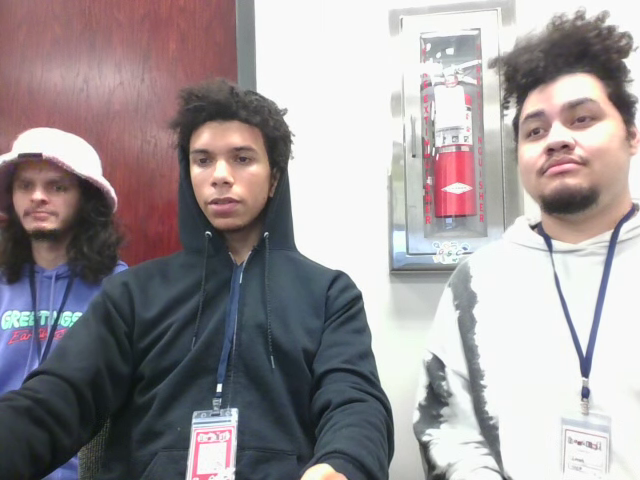
#> input picture frame 15 of app/backend/videos/session.mp4, 640 x 480 px
$ python EyeTracker.py
#> lines starting #> are read from the running program, lines starting #| are printed output that depends on the picture; after the words box and inside, x2 and y2 are one past the last pixel; in counts of white or black regions, pixels touching at a corner belong together
import cv2
import time
import math
import matplotlib.pyplot as plt
import numpy as np

# Load Haar cascade classifiers for face and eyes
face_cascade = cv2.CascadeClassifier(cv2.data.haarcascades + 'haarcascade_frontalface_default.xml')
eye_cascade = cv2.CascadeClassifier(cv2.data.haarcascades + 'haarcascade_eye.xml')


# [80 lines left out: function analyze_data, not called in this run]


# Open webcam
cap = cv2.VideoCapture("Session.mp4")
past = time.time()
timeh = []
while True:

    ret, frame = cap.read()
#> frame is the input picture: shape (480, 640, 3); mean B, G, R 152.6, 150, 157.1
    if not ret:
        break

    gray = cv2.cvtColor(frame, cv2.COLOR_BGR2GRAY)
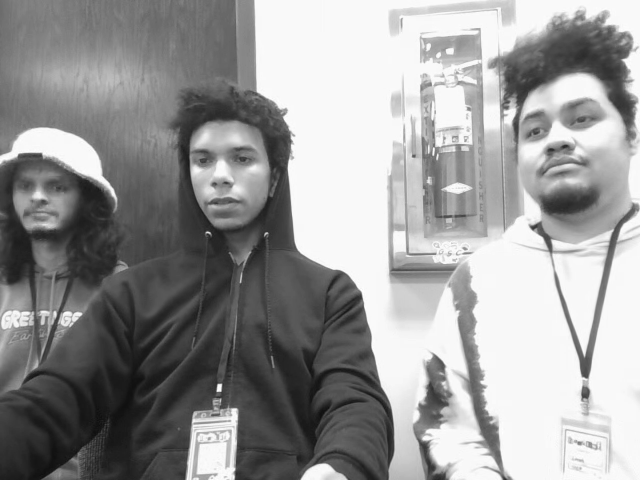
#> gray: shape (480, 640); min 14, max 255, mean 152.4

    # Detect faces
    faces = face_cascade.detectMultiScale(gray, scaleFactor=1.3, minNeighbors=5)
#> faces = [[171, 118, 104, 104], [4, 162, 69, 69], [499, 70, 128, 128]]
    eyes = []
    for (x, y, w, h) in faces:
        # Draw rectangle around face
        cv2.rectangle(frame, (x, y), (x+w, y+h), (255, 0, 0), 2)
        roi_gray = gray[y:y+h, x:x+w]
        roi_color = frame[y:y+h, x:x+w]

        # Detect eyes within the face
        eyes = eye_cascade.detectMultiScale(roi_gray, scaleFactor=1.1, minNeighbors=10)
        for (ex, ey, ew, eh) in eyes:
            cv2.rectangle(roi_color, (ex, ey), (ex+ew, ey+eh), (0, 255, 0), 2)
#> this loop made 3 passes
#> (x, y, w, h, eyes) on passes 1, 3: (171, 118, 104, 104, [[56, 28, 25, 25]]), (499, 70, 128, 128, [[23, 50, 24, 24]])
#> pass 1, `roi_gray = gray[y:y+h, x:x+w]`:
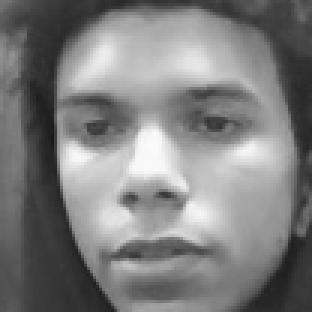
#> roi_gray: shape (104, 104) (shown 3 times larger); min 26, max 252, mean 126.1
#> pass 1, `roi_color = frame[y:y+h, x:x+w]`:
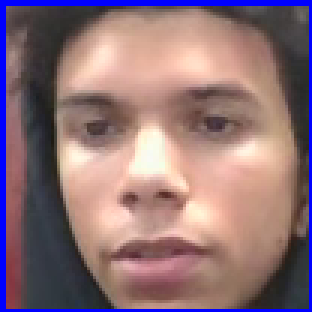
#> roi_color: shape (104, 104, 3) (shown 3 times larger); mean B, G, R 119.8, 113.9, 142.4
#> pass 2, `roi_color = frame[y:y+h, x:x+w]`:
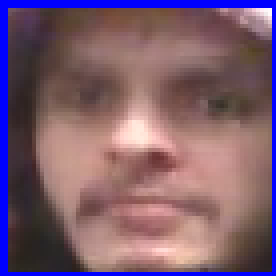
#> roi_color: shape (69, 69, 3) (shown 4 times larger); mean B, G, R 110.3, 92.7, 123.6
#> after the loop:
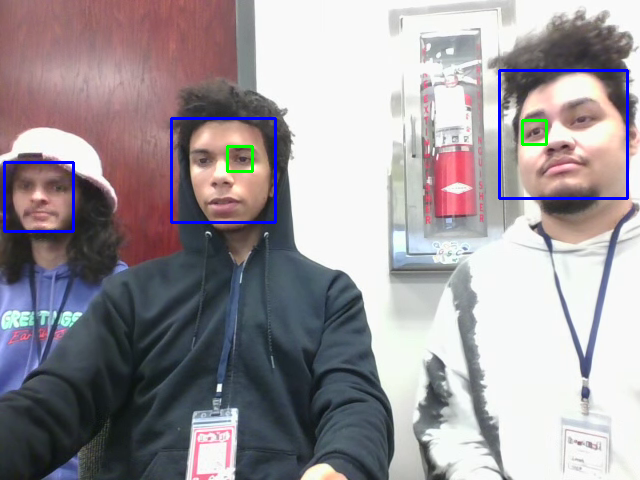
#> frame: shape (480, 640, 3); 1.36% of pixels changed, all inside (x1, y1, x2, y2) = (3, 69, 629, 233)
#> after the loop:
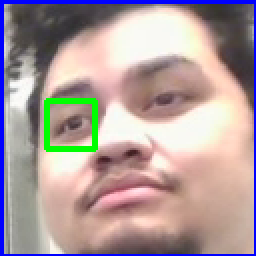
#> roi_color: shape (128, 128, 3) (shown 2 times larger); mean B, G, R 156.1, 156.2, 173.5
#> after the loop:
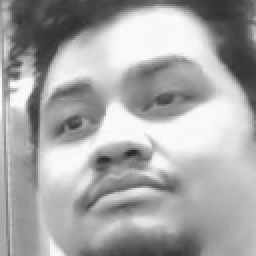
#> roi_gray: shape (128, 128) (shown 2 times larger); min 42, max 253, mean 166.6
    #print(len(eyes) > 0)
    if len(eyes) > 0:
        timeh.append(1)
    else:
        timeh.append(0)
    cv2.imshow('Eye Detection', frame)

    # Press Q to quit
    if cv2.waitKey(1) & 0xFF == ord('q'):
#> (key q is pressed here)
        break
curr = time.time()

print(len(timeh))
totTime = int(math.floor(curr - past))
print(totTime)

#> (the run stopped early here; a loop or call above may not have finished)

$ run again, starting later in the video
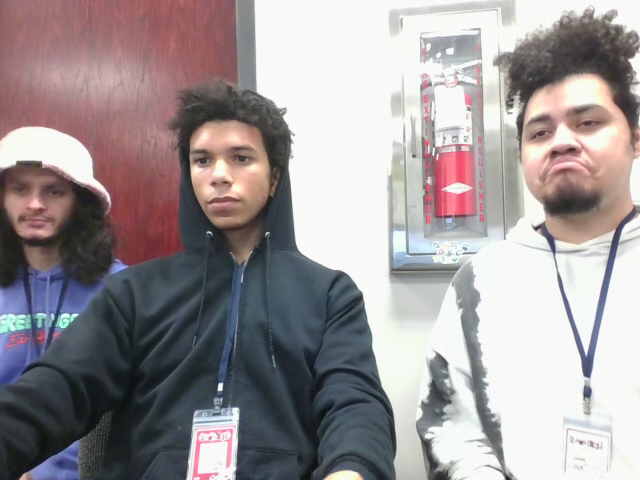
#> input picture frame 69 of app/backend/videos/session.mp4, 640 x 480 px
#> frame is the input picture: shape (480, 640, 3); mean B, G, R 151.6, 149.6, 157
#> faces = [[21, 260, 51, 51], [504, 75, 122, 122], [169, 117, 107, 107]]
#> the loop `for (x, y, w, h) in faces:` made 3 passes
#> (x, y, w, h, eyes) on passes 2 to 3: (504, 75, 122, 122, [[22, 47, 25, 25]]), (169, 117, 107, 107, [[59, 29, 24, 24], [19, 30, 26, 26]])
#> after the loop `for (x, y, w, h) in faces:`:
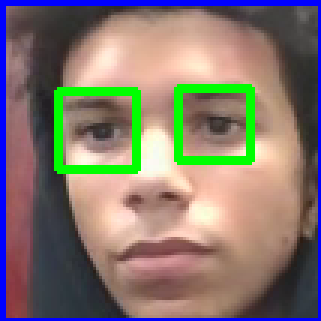
#> roi_color: shape (107, 107, 3) (shown 3 times larger); mean B, G, R 111.3, 119.3, 131.9
#> after the loop `for (x, y, w, h) in faces:`:
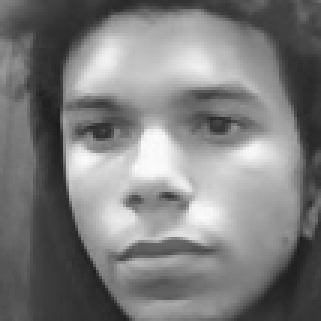
#> roi_gray: shape (107, 107) (shown 3 times larger); min 26, max 252, mean 125.3

$ run again, starting later in the video
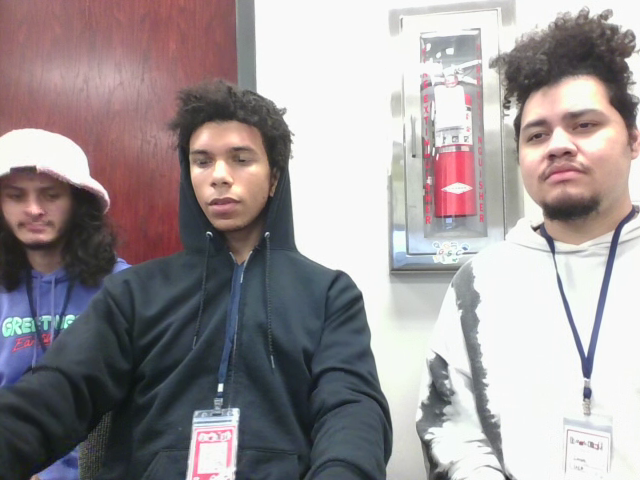
#> input picture frame 124 of app/backend/videos/session.mp4, 640 x 480 px
#> frame is the input picture: shape (480, 640, 3); mean B, G, R 151.6, 149.5, 157.1
#> faces = [[503, 79, 125, 125], [171, 118, 105, 105]]
#> the loop `for (x, y, w, h) in faces:` made 2 passes
#> (x, y, w, h, eyes) on passes 1 to 2: (503, 79, 125, 125, [[20, 45, 25, 25]]), (171, 118, 105, 105, [[54, 30, 22, 22]])
#> pass 1, `roi_color = frame[y:y+h, x:x+w]`:
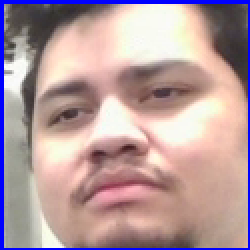
#> roi_color: shape (125, 125, 3) (shown 2 times larger); mean B, G, R 157.9, 155.4, 181
#> after the loop `for (x, y, w, h) in faces:`:
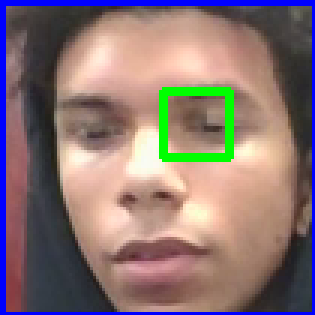
#> roi_color: shape (105, 105, 3) (shown 3 times larger); mean B, G, R 115.6, 116.8, 137.6
